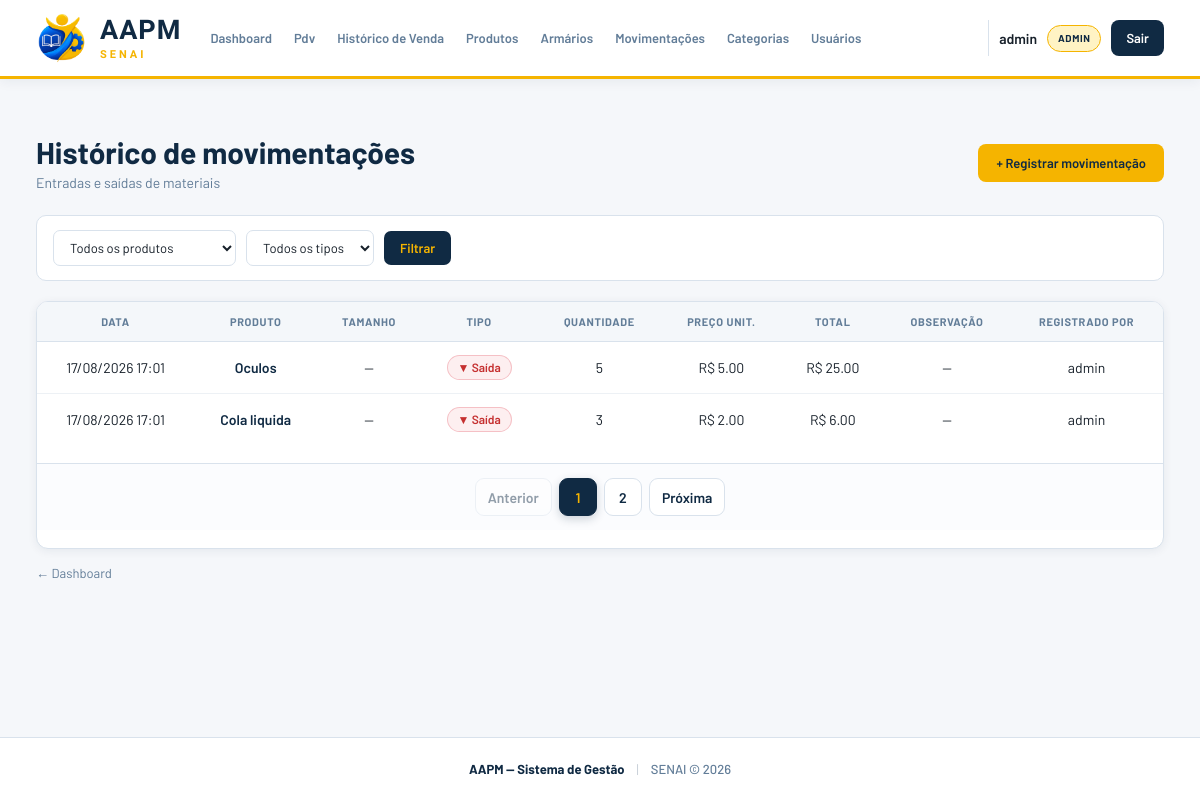
The page /movimentacoes/ (signed in) on the database as committed earlier.
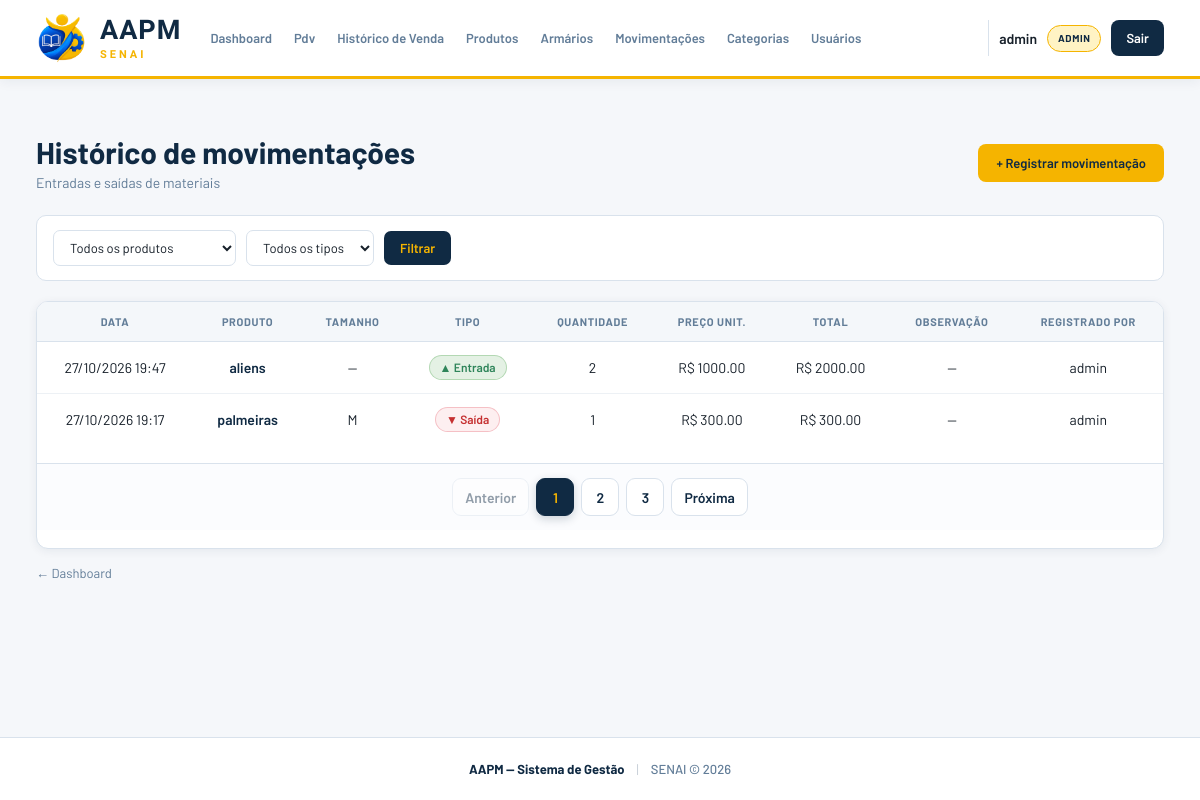
The same page on the database as committed later.
### app/models/movimentacao.py (models this page shows, shortened)
class Movimentacao(Base):
    __tablename__ = "movimentacoes"
    id = Column(Integer, primary_key=True, autoincrement=True, index= True)
    tipo = Column(Enum(Tipo_de_movimentacao), nullable=False)
    quantidade = Column(Integer, nullable=False)
    preco_unitario = Column(Float, nullable=False, default=0.0)
    observacao = Column(String(255), nullable=True)
    criado_em = Column(DateTime, server_default=func.now())
    produto_id = Column(Integer, ForeignKey("produtos.id", ondelete="CASCADE"), nullable=False)
    tamanho_id = Column(Integer, ForeignKey("produto_tamanhos.id", ondelete="SET NULL"), nullable=True)
    usuario_id = Column(Integer, ForeignKey("usuarios.id", ondelete="SET NULL"), nullable=False)
    produto = relationship("Produto", backref="movimentacoes")
    tamanho = relationship("ProdutoTamanho")
    usuario = relationship("Usuario", backref="movimentacoes")

### app/models/produto.py (models this page shows, shortened)
class Produto(Base):
    __tablename__ = "produtos"
    id = Column(Integer, primary_key=True, autoincrement=True, index=True)
    nome = Column(String(150), nullable=False, index=True)
    preco = Column(Float, nullable=False, default=0.0)
    estoque_atual = Column(Integer, nullable=False, default=0)
    ativo = Column(Boolean, default=True)
    imagem_path = Column(String(255), nullable=True)
    categoria_id = Column(Integer, ForeignKey("categorias.id", ondelete="SET NULL"), nullable=True)
    categoria = relationship("Categoria", back_populates="produtos")
    tamanhos  = relationship("ProdutoTamanho", back_populates="produto", cascade="all, delete-orphan")

### app/models/usuario.py (models this page shows)
class Usuario(Base):
    __tablename__ = "usuarios"
    id = Column(Integer, primary_key=True, autoincrement=True)
    nome = Column(String(100), nullable=False)
    email = Column(String(150), unique=True, nullable=False)
    senha_hash = Column(String(255), nullable=False)
    role = Column(String(20), default="operador")
    ativo = Column(Boolean, default=True)
    criado_em = Column(DateTime, server_default=func.now())

### app/models/produto_tamanho.py (models this page shows)
class ProdutoTamanho(Base):
    __tablename__ = "produto_tamanhos"
    id         = Column(Integer, primary_key=True, autoincrement=True, index=True)
    produto_id = Column(Integer, ForeignKey("produtos.id", ondelete="CASCADE"), nullable=False)
    tamanho    = Column(String(10), nullable=False)  # Ex: PP, P, M, G, GG
    estoque    = Column(Integer, nullable=False, default=0)
    produto = relationship("Produto", back_populates="tamanhos")

### app/controllers/movimentacao_controller.py (the view)
@router.get("/")
def listar_movimentacoes(
    request: Request,
    produto_id: int = 0,
    tipo: str = "",
    page: int = 1,
    db: Session = Depends(get_db),
    admin = Depends(get_admin)
):
    query = db.query(Movimentacao).order_by(
        Movimentacao.criado_em.desc()
    )
    if produto_id:
        query = query.filter(
            Movimentacao.produto_id == produto_id
        )
    if tipo in ("entrada", "saida", "cancelamento", "ajuste"):
        query = query.filter(
            Movimentacao.tipo == tipo
        )
    movimentacoes, pagination = paginate(query, page)
    produtos = db.query(Produto).filter(
        Produto.ativo == True
    ).all()
    return templates.TemplateResponse(
        request,
        "movimentacoes/index.html",
        {
            "request": request,
            "usuario": admin,
            "movimentacoes": movimentacoes,
            "produtos": produtos,
            "produto_id": produto_id,
            "tipo": tipo,
            "pagination": pagination,
        }
    )

### app/templates/movimentacoes/index.html (shortened to what this page needs)
{% extends "base.html" %}
{% block extra_css %}
<link rel="stylesheet" href="/static/css/movimnetacoes-index.css">
<link rel="stylesheet" href="/static/css/list-pages.css?v=1">
{% endblock %}
{% block conteudo %}
<div class="page-header">
    <div>
        <h1 class="page-title">Histórico de movimentações</h1>
        <p class="page-subtitle">Entradas e saídas de materiais</p>
    </div>
    <a href="/movimentacoes/nova" class="btn-primary">
        + Registrar movimentação
    </a>
</div>
<form class="filtros-form" method="get" action="/movimentacoes">
    <select name="produto_id" class="filtro-select">
        <option value="0">Todos os produtos</option>
    </select>
    <select name="tipo" class="filtro-select">
        <option value="">Todos os tipos</option>
    </select>
    <button type="submit" class="btn-filtrar">
        Filtrar
    </button>
</form>
<div class="card">
    <div class="table-wrapper">
        <table class="table">
            <thead>
                <tr>
                    <th>Data</th>
                    <th>Produto</th>
                    <th>Tamanho</th>
                    <th>Tipo</th>
                    <th>Quantidade</th>
                    <th>Preço unit.</th>
                    <th>Total</th>
                    <th>Observação</th>
                    <th>Registrado por</th>
                </tr>
            </thead>
            <tbody>
                {% for m in movimentacoes %}
                    <tr>
                        <td>
                            {{ m.criado_em.strftime('%d/%m/%Y %H:%M') }}
                        </td>
                        <td>
                            <a
                                href="/produtos/{{ m.produto_id }}"
                                class="link-produto"
                            >
                                {{ m.produto.nome }}
                            </a>
                        </td>
                        <td>
                            {% if m.tamanho %}
                                {{ m.tamanho.tamanho }}
                            {% else %}
                                —
                            {% endif %}
                        </td>
                        <td>
                            <span class="status-badge status-badge--{{ m.tipo.value }}">
                                {{ "▲ Entrada" if m.tipo.value == 'entrada' else "▼ Saída" }}
                            </span>
                        </td>
                        <td>
                            {{ m.quantidade }}
                        </td>
                        <td>
                            R$ {{ "%.2f"|format(m.preco_unitario) }}
                        </td>
                        <td>
                            R$ {{ "%.2f"|format(m.valor_total) }}
                        </td>
                        <td>
                            {{ m.observacao or "—" }}
                        </td>
                        <td>
                            {{ m.usuario.nome if m.usuario else "—" }}
                        </td>
                    </tr>
                {% endfor %}
            </tbody>
        </table>
    </div>
    {% include "paginacao/index.html" %}
</div>
<a href="/" class="back-link">
    ← Dashboard
</a>
{% endblock %}

Rows that differ between the two databases and show on the page:
no longer on this page (row unchanged): Movimentacao: criado_em "17/08/2026 17:01", produto.nome "Oculos", tipo "▼ Saída", quantidade "5", preco_unitario "5.00", valor_total "25.00", observacao "—", usuario "admin"
no longer on this page (row unchanged): Movimentacao: criado_em "17/08/2026 17:01", produto.nome "Cola liquida", tipo "▼ Saída", quantidade "3", preco_unitario "2.00", valor_total "6.00", observacao "—", usuario "admin"
added Movimentacao: criado_em "27/10/2026 19:47", produto.nome "aliens", tipo "▲ Entrada", quantidade "2", preco_unitario "1000.00", valor_total "2000.00", observacao "—", usuario "admin"
added Movimentacao: criado_em "27/10/2026 19:17", produto.nome "palmeiras", tamanho.tamanho "M", tipo "▼ Saída", quantidade "1", preco_unitario "300.00", valor_total "300.00", observacao "—", usuario "admin"
Other text that changed with them:
new list line: "3"
